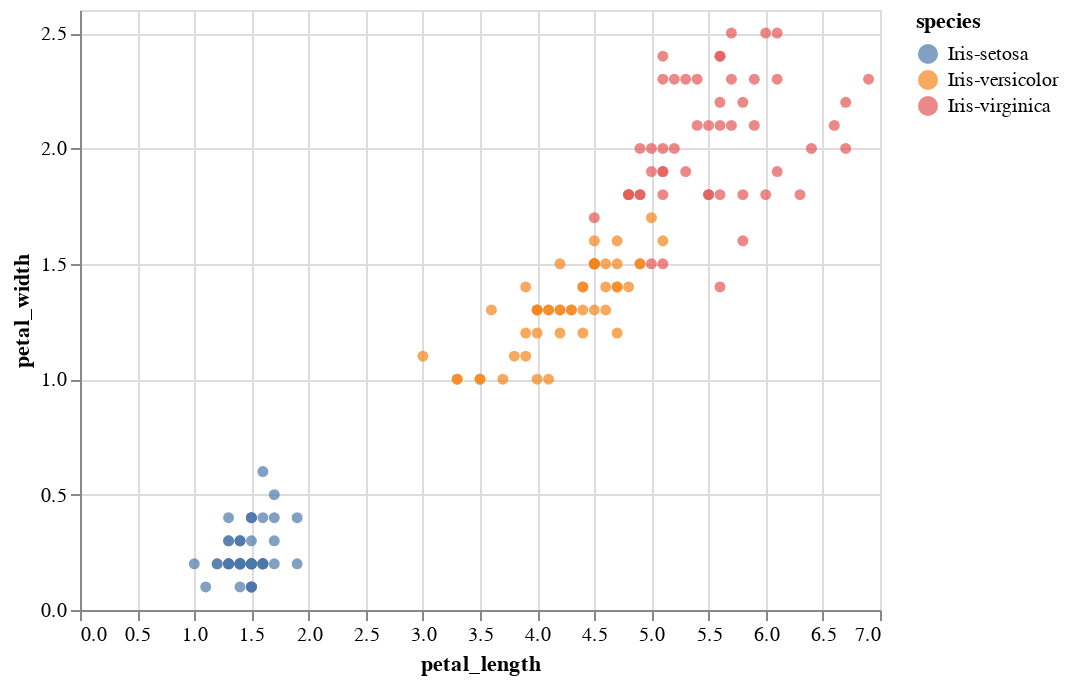

Notebook code cell kept with this figure:
### Markdown cell above
## Part B: Visualize the Data

Use your preferred visualization library to create a scatterplot showing petal length vs petal width. You should plot each flower species as a different color on the scatter plot.

### Code cell
import altair as alt
alt.Chart(iris).mark_circle().encode(
    x='petal_length',
    y='petal_width',
    color='species',
    tooltip=['species', 'petal_length', 'petal_width']
).interactive()

### Figure 1 — Vega-Lite specification as saved in the notebook (floating-point values rounded to 4 significant figures; data arrays with more than 128 entries replaced by an {"elided": "..."} marker saying what was removed)
{"config": {"view": {"continuousWidth": 400, "continuousHeight": 300}}, "data": {"name": "data-2d94771ea62125b445223a5fc16e2995"}, "mark": "circle", "encoding": {"color": {"field": "species", "type": "nominal"}, "tooltip": [{"field": "species", "type": "nominal"}, {"field": "petal_length", "type": "quantitative"}, {"field": "petal_width", "type": "quantitative"}], "x": {"field": "petal_length", "type": "quantitative"}, "y": {"field": "petal_width", "type": "quantitative"}}, "selection": {"selector001": {"type": "interval", "bind": "scales", "encodings": ["x", "y"]}}, "$schema": "https://vega.github.io/schema/vega-lite/v4.17.0.json", "datasets": {"data-2d94771ea62125b445223a5fc16e2995": {"elided": "150 records"}}}
